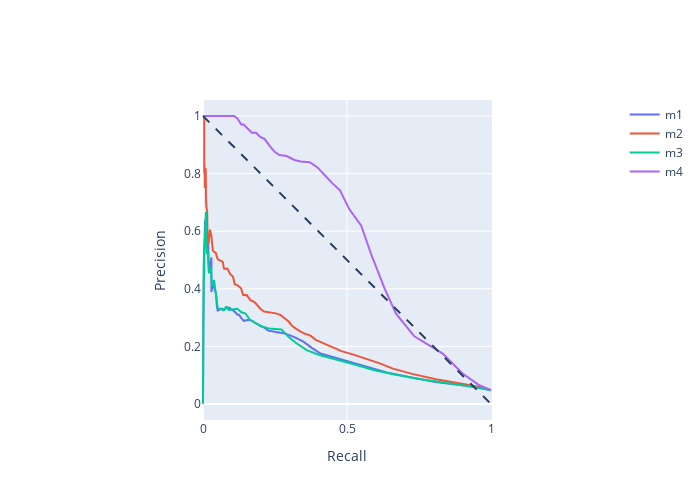

The notebook cell this image was saved under:
### Markdown cell above
### Precision recall metrics

### Code cell
fig = go.Figure()

fig.add_shape(
    type='line', line=dict(dash='dash'),
    x0=0, x1=1, y0=1, y1=0
)


for model_key in models:
    
    fig.add_trace(
        go.Scatter(
            x=dfprofit[model_key + '_rcl'], 
            y=dfprofit[model_key + '_prc'],
            mode='lines',
            name=model_key
        )
    )
    

fig.update_layout(
    xaxis_title='Recall',
    yaxis_title='Precision',
    yaxis=dict(scaleanchor="x", scaleratio=1),
    xaxis=dict(constrain='domain'),
    width=700, height=500
)

fig.show()
